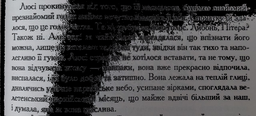
#> input picture lab2/text2.2.png, 256 x 116 px, shrunk from 1280 x 578 before the run, found by its file name
$ python lab2.py
#> lines starting #> are read from the running program, lines starting #| are printed output that depends on the picture; after the words box and inside, x2 and y2 are one past the last pixel; in counts of white or black regions, pixels touching at a corner belong together
import cv2
import numpy as np

img = cv2.imread('photos/text2.2.png')
#> img is the input picture: shape (116, 256, 3); mean B, G, R 83.6, 82.1, 82.6
height, width, channels = img.shape
#> height = 116; width = 256; channels = 3

def black_white(img):
    bw_img = np.zeros((height, width), dtype=np.uint8)
    for i in range(height):
        for j in range(width):
            b, g, r = img[i][j]
            gray = (b + g + r) / 3
            bw_img[i][j] = gray
    return bw_img

#Otsu Method
def otsu_method(bw_img):
    H = np.zeros(256)
    for i in range(height):
        for j in range(width):
            one_pixel = bw_img[i, j]
            H[one_pixel] = H[one_pixel] + 1

    probabilities_list = H/(height * width)
    variances_list = []
    for i in range(0, 256):
        q_1 = 0
        for x in range(i):
            q_1 = q_1 + probabilities_list[x]

        q_2 = 0
        for x in range(i + 1, 256):
            q_2 = q_2 + probabilities_list[x]

        if q_1 == 0 or q_2 == 0: continue

        avg1 = 0
        for x in range(i):
            avg1 = avg1 + (x * probabilities_list[x]) / q_1

        avg2 = 0
        for x in range(i + 1, 256):
            avg2 = avg2 + (x * probabilities_list[x]) / q_2

        variance_1 = 0
        for x in range(i):
            variance_1 = variance_1 + ((x - avg1) ** 2) * (probabilities_list[x] / q_1)
        variance_1 = variance_1 ** 2

        variance_2 = 0
        for x in range(i + 1, 256):
            variance_2 = variance_2 + ((x - avg2) ** 2) * (probabilities_list[x] / q_2)
        variance_2 = variance_2 ** 2

        variances_list.append((q_1 * variance_1 + q_2 * variance_2) ** 2)
        min_variance = min(variances_list)
        t_val = variances_list.index(min_variance)

    return t_val

def apply_otsu_threshold(t, bw_img):
    otsu_img = np.zeros((height, width), dtype=np.uint8)
    for i in range(height):
        for j in range(width):
            otsu_img[i, j] = 255 if bw_img[i, j] > t else 0
    return otsu_img

#Niblack Method
def niblack_method(img, k, w_s=15):

    h, w = img.shape
    dop_img = np.pad(img, ((w_s // 2, w_s // 2), (w_s // 2, w_s // 2)), 'reflect')
    niblack_img = np.zeros((h, w), dtype=np.uint8)

    for i in range(h):
        for j in range(w):
            x, y = i + w_s // 2, j + w_s // 2
            window = dop_img[x - w_s // 2:x + w_s // 2 + 1, y - w_s // 2:y + w_s // 2 + 1]
            l_br = np.mean(window)
            l_std = np.std(window)

            threshold = l_br + k * l_std
            niblack_img[i, j] = 0 if img[i, j] < threshold else 255

    return niblack_img

#Sauvola Method
def sauvola_method(img, w_s=15, R=128, k=0.2):
    h, w = img.shape
    dop_img = np.pad(img, ((w_s // 2, w_s // 2), (w_s // 2, w_s // 2)), 'reflect')
    sauvola_img = np.zeros((h, w), dtype=np.uint8)

    for i in range(h):
        for j in range(w):
            x, y = i + w_s // 2, j + w_s // 2
            window = dop_img[x - w_s // 2:x + w_s // 2 + 1, y - w_s // 2:y + w_s // 2 + 1]
            l_br = np.mean(window)
            l_std = np.std(window)

            threshold = l_br * (1 + k * ((l_std / R) - 1))
            sauvola_img[i, j] = 0 if img[i, j] < threshold else 255

    return sauvola_img

#Сhristian Method
def christian_method(img, w_s=15, k=0.2):
    h, w = img.shape
    min_br = np.min(img)
    max_std = 0

    for i in range(w_s // 2, h - w_s // 2):
        for j in range(w_s // 2, w - w_s // 2):
            window = img[i - w_s // 2:i + w_s // 2 + 1, j - w_s // 2:j + w_s // 2 + 1]
            window_std = np.std(window)
            if window_std > max_std:
                max_std = window_std

    dop_img = np.pad(img, ((w_s // 2, w_s // 2), (w_s // 2, w_s // 2)), 'reflect')
    christian_img = np.zeros((h, w), dtype=np.uint8)

    for i in range(h):
        for j in range(w):
            x, y = i + w_s // 2, j + w_s // 2
            window = dop_img[x - w_s // 2:x + w_s // 2 + 1, y - w_s // 2:y + w_s // 2 + 1]
            l_br = np.mean(window)
            l_std = np.std(window)

            threshold = (1 - k) * l_br + k * min_br + k * (l_std / max_std) * (l_br - min_br)
            christian_img[i, j] = 0 if img[i, j] < threshold else 255

    return christian_img


bw_img = black_white(img)
#> after the loop in black_white, `for i in range(height):`:
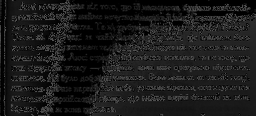
#> bw_img: shape (116, 256); min 0, max 85, mean 26.7

#Otsu Method
t = otsu_method(bw_img)
#> after the loop in otsu_method, `for i in range(height):`: H = 256 values, max 3684 at index 0, min 0 at index 86, mean 116
#> in otsu_method, `probabilities_list = H/(height * width)`: probabilities_list = 256 values, max 0.124 at index 0, min 0 at index 86, mean 0.00391
#> after the loop in otsu_method, `for i in range(0, 256):`: variances_list = 84 values, max 2.77e+10 at index 83, min 607863373.4 at index 37, mean 4.88e+09
#> t = 37
final_otsu_img = apply_otsu_threshold(t, bw_img)
#> after the loop in apply_otsu_threshold, `for i in range(height):`:
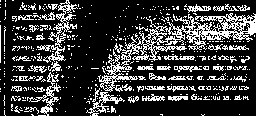
#> otsu_img: shape (116, 256); 23% white in thin lines or dots
cv2.imwrite('final_Otsu2.png', final_otsu_img)

#Niblack Method
niblack_img = niblack_method(bw_img, k=0.2, w_s=15)
#> in niblack_method, `dop_img = np.pad(img, ((w_s // 2, w_s // 2), (w_s // 2, w_s // 2)), 'r..`:
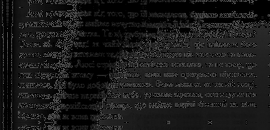
#> dop_img: shape (130, 270); min 0, max 85, mean 25.7
#> after the loop in niblack_method, `for i in range(h):`:
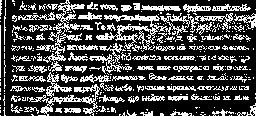
#> niblack_img: shape (116, 256); 29.5% white in thin lines or dots
cv2.imwrite('final_Niblack2.png', niblack_img)

#Sauvola Method
sauvola_img = sauvola_method(bw_img, k=0.2, w_s=15)
#> after the loop in sauvola_method, `for i in range(h):`:
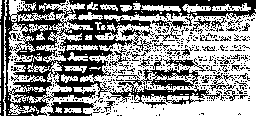
#> sauvola_img: shape (116, 256); 55.9% white; 546 black regions (514 under 20 px), largest, box (x1, y1, x2, y2) and area: (0, 0, 256, 116) 8468, (106, 58, 222, 105) 1427, (47, 102, 94, 116) 399
cv2.imwrite('final_Sauvola2.png', sauvola_img)

#Сhristian Method
christian_img = christian_method(bw_img, k=0.2, w_s=15)
#> in christian_method, `min_br = np.min(img)`: min_br = 0
#> after the loop in christian_method, `for i in range(w_s // 2, h - w_s // 2):`: max_std = 29.41
#> after the loop in christian_method, `for i in range(h):`:
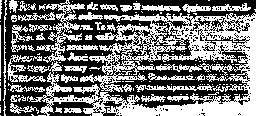
#> christian_img: shape (116, 256); 46.9% white; 157 white regions (113 under 20 px), largest, box (x1, y1, x2, y2) and area: (27, 13, 256, 116) 9105, (36, 0, 85, 63) 812, (7, 55, 46, 82) 330
cv2.imwrite('final_Christian2.png', christian_img)

$ run again, with lab2/text1.2.png copied over lab2/text2.2.png
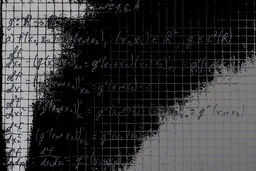
#> input picture lab2/text1.2.png, 256 x 171 px, shrunk from 1280 x 857 before the run, found by its file name
#> img is the input picture: shape (171, 256, 3); mean B, G, R 56.6, 55.5, 55.5
#> after the loop in black_white, `for i in range(height):`:
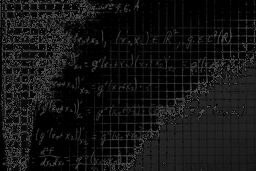
#> bw_img: shape (171, 256); min 0, max 85, mean 20
#> after the loop in otsu_method, `for i in range(height):`: H = 256 values, max 11438 at index 0, min 0 at index 86, mean 171
#> probabilities_list = 256 values, max 0.261 at index 0, min 0 at index 86, mean 0.00391
#> after the loop in otsu_method, `for i in range(0, 256):`: variances_list = 84 values, max 3.72e+10 at index 83, min 620221004.4 at index 30, mean 6.13e+09
#> t = 30
#> min_br = 0
#> after the loop in christian_method, `for i in range(w_s // 2, h - w_s // 2):`: max_std = 30.17
#> after the loop in christian_method, `for i in range(h):`:
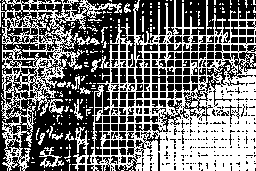
#> christian_img: shape (171, 256); 44.6% white; 254 white regions (237 under 20 px), largest, box (x1, y1, x2, y2) and area: (72, 0, 256, 171) 13379, (0, 0, 122, 171) 4541, (39, 147, 64, 168) 177
